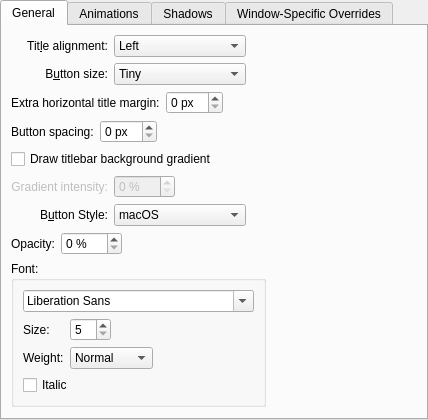
<?xml version="1.0" encoding="UTF-8"?>
<ui version="4.0">
 <class>BreezeConfigurationUI</class>
 <widget class="QWidget" name="BreezeConfigurationUI">
  <property name="geometry">
   <rect>
    <x>0</x>
    <y>0</y>
    <width>428</width>
    <height>418</height>
   </rect>
  </property>
  <layout class="QVBoxLayout" name="verticalLayout">
   <property name="margin">
    <number>0</number>
   </property>
   <item>
    <widget class="QTabWidget" name="tabWidget">
     <property name="currentIndex">
      <number>0</number>
     </property>
     <widget class="QWidget" name="tab">
      <attribute name="title">
       <string>General</string>
      </attribute>
      <layout class="QGridLayout" name="gridLayout_4">
       <item row="0" column="0">
        <widget class="QLabel" name="label_3">
         <property name="text">
          <string>Tit&amp;le alignment:</string>
         </property>
         <property name="alignment">
          <set>Qt::AlignRight|Qt::AlignTrailing|Qt::AlignVCenter</set>
         </property>
         <property name="buddy">
          <cstring>titleAlignment</cstring>
         </property>
        </widget>
       </item>
       <item row="0" column="1">
        <widget class="QComboBox" name="titleAlignment">
         <item>
          <property name="text">
           <string>Left</string>
          </property>
         </item>
         <item>
          <property name="text">
           <string>Center</string>
          </property>
         </item>
         <item>
          <property name="text">
           <string>Center (Full Width)</string>
          </property>
         </item>
         <item>
          <property name="text">
           <string>Right</string>
          </property>
         </item>
        </widget>
       </item>
       <item row="0" column="2">
        <spacer name="horizontalSpacer">
         <property name="orientation">
          <enum>Qt::Horizontal</enum>
         </property>
         <property name="sizeHint" stdset="0">
          <size>
           <width>40</width>
           <height>20</height>
          </size>
         </property>
        </spacer>
       </item>
       <item row="1" column="0">
        <widget class="QLabel" name="label_4">
         <property name="text">
          <string>B&amp;utton size:</string>
         </property>
         <property name="alignment">
          <set>Qt::AlignRight|Qt::AlignTrailing|Qt::AlignVCenter</set>
         </property>
         <property name="buddy">
          <cstring>buttonSize</cstring>
         </property>
        </widget>
       </item>
       <item row="1" column="1">
        <widget class="QComboBox" name="buttonSize">
         <item>
          <property name="text">
           <string>Tiny</string>
          </property>
         </item>
         <item>
          <property name="text">
           <string comment="@item:inlistbox Button size:">Small</string>
          </property>
         </item>
         <item>
          <property name="text">
           <string comment="@item:inlistbox Button size:">Medium</string>
          </property>
         </item>
         <item>
          <property name="text">
           <string comment="@item:inlistbox Button size:">Large</string>
          </property>
         </item>
         <item>
          <property name="text">
           <string comment="@item:inlistbox Button size:">Very Large</string>
          </property>
         </item>
        </widget>
       </item>
       <item row="2" column="0" colspan="3">
        <layout class="QHBoxLayout" name="horizontalLayout">
         <item>
          <widget class="QLabel" name="titleMarginLabel">
           <property name="text">
            <string>Extra horizontal title margin:</string>
           </property>
          </widget>
         </item>
         <item>
          <widget class="QSpinBox" name="titleMarginSpinBox">
           <property name="suffix">
            <string> px</string>
           </property>
          </widget>
         </item>
         <item>
          <spacer name="horizontalSpacer_8">
           <property name="orientation">
            <enum>Qt::Horizontal</enum>
           </property>
           <property name="sizeHint" stdset="0">
            <size>
             <width>40</width>
             <height>20</height>
            </size>
           </property>
          </spacer>
         </item>
        </layout>
       </item>
       <item row="3" column="0" colspan="3">
        <layout class="QHBoxLayout" name="horizontalLayout_2">
         <item>
          <widget class="QLabel" name="btnSpacingLabel">
           <property name="text">
            <string>Button spacing:</string>
           </property>
          </widget>
         </item>
         <item>
          <widget class="QSpinBox" name="btnSpacingSpinBox">
           <property name="suffix">
            <string> px</string>
           </property>
           <property name="prefix">
            <string/>
           </property>
          </widget>
         </item>
         <item>
          <spacer name="horizontalSpacer_7">
           <property name="orientation">
            <enum>Qt::Horizontal</enum>
           </property>
           <property name="sizeHint" stdset="0">
            <size>
             <width>40</width>
             <height>20</height>
            </size>
           </property>
          </spacer>
         </item>
        </layout>
       </item>
       <item row="4" column="0" colspan="3">
        <widget class="QCheckBox" name="drawBackgroundGradient">
         <property name="text">
          <string>Draw titlebar background gradient</string>
         </property>
        </widget>
       </item>
       <item row="5" column="0">
        <widget class="QLabel" name="label_7">
         <property name="enabled">
          <bool>false</bool>
         </property>
         <property name="text">
          <string>Gradient intensity:</string>
         </property>
         <property name="alignment">
          <set>Qt::AlignRight|Qt::AlignTrailing|Qt::AlignVCenter</set>
         </property>
        </widget>
       </item>
       <item row="5" column="1" alignment="Qt::AlignLeft">
        <widget class="QSpinBox" name="gradientSpinBox">
         <property name="enabled">
          <bool>false</bool>
         </property>
         <property name="suffix">
          <string> %</string>
         </property>
         <property name="maximum">
          <number>100</number>
         </property>
        </widget>
       </item>
       <item row="6" column="0">
        <widget class="QLabel" name="label_4">
         <property name="text">
          <string>B&amp;utton Style:</string>
         </property>
         <property name="alignment">
          <set>Qt::AlignRight|Qt::AlignTrailing|Qt::AlignVCenter</set>
         </property>
         <property name="buddy">
          <cstring>buttonStyle</cstring>
         </property>
        </widget>
       </item>
       <item row="6" column="1">
        <widget class="QComboBox" name="buttonStyle">
         <item>
          <property name="text">
           <string>macOS</string>
          </property>
         </item>
         <item>
          <property name="text">
           <string>Aqua</string>
          </property>
         </item>
         <item>
          <property name="text">
           <string>Sunken</string>
          </property>
         </item>
         <item>
          <property name="text">
           <string>Plasma</string>
          </property>
         </item>
        </widget>
       </item>
       <item row="7" column="0" colspan="3">
        <layout class="QGridLayout" name="gridLayout_2" columnstretch="0,0,0,1">
         <item row="0" column="0">
          <widget class="QLabel" name="label_6">
           <property name="text">
            <string>Opacity:</string>
           </property>
          </widget>
         </item>
         <item row="0" column="1">
          <widget class="QSpinBox" name="opacitySpinBox">
           <property name="suffix">
            <string> %</string>
           </property>
           <property name="maximum">
            <number>100</number>
           </property>
          </widget>
         </item>
         <item row="0" column="2">
          <spacer name="horizontalSpacer_6">
           <property name="orientation">
            <enum>Qt::Horizontal</enum>
           </property>
           <property name="sizeHint" stdset="0">
            <size>
             <width>5</width>
             <height>5</height>
            </size>
           </property>
          </spacer>
         </item>
         <item row="1" column="0" colspan="3">
          <widget class="QGroupBox" name="groupBox">
           <property name="title">
            <string>Font:</string>
           </property>
           <layout class="QGridLayout" name="gridLayout_3">
            <item row="0" column="0" colspan="5">
             <widget class="QFontComboBox" name="fontComboBox"/>
            </item>
            <item row="1" column="1" alignment="Qt::AlignLeft">
             <widget class="QSpinBox" name="fontSizeSpinBox">
              <property name="minimum">
               <number>5</number>
              </property>
              <property name="maximum">
               <number>50</number>
              </property>
             </widget>
            </item>
            <item row="1" column="0">
             <widget class="QLabel" name="label_9">
              <property name="text">
               <string>Size:</string>
              </property>
             </widget>
            </item>
            <item row="1" column="4">
             <spacer name="horizontalSpacer_3">
              <property name="orientation">
               <enum>Qt::Horizontal</enum>
              </property>
              <property name="sizeHint" stdset="0">
               <size>
                <width>5</width>
                <height>5</height>
               </size>
              </property>
             </spacer>
            </item>
            <item row="2" column="0">
             <widget class="QLabel" name="label_8">
              <property name="text">
               <string>Weight:</string>
              </property>
             </widget>
            </item>
            <item row="2" column="1">
             <widget class="QComboBox" name="weightComboBox">
              <property name="currentIndex">
               <number>0</number>
              </property>
              <item>
               <property name="text">
                <string>Normal</string>
               </property>
              </item>
              <item>
               <property name="text">
                <string>Medium</string>
               </property>
              </item>
              <item>
               <property name="text">
                <string>DemiBold</string>
               </property>
              </item>
              <item>
               <property name="text">
                <string>Bold</string>
               </property>
              </item>
              <item>
               <property name="text">
                <string>ExtraBold</string>
               </property>
              </item>
              <item>
               <property name="text">
                <string>Black</string>
               </property>
              </item>
             </widget>
            </item>
            <item row="3" column="0" colspan="2">
             <widget class="QCheckBox" name="italicCheckBox">
              <property name="text">
               <string>Italic</string>
              </property>
             </widget>
            </item>
           </layout>
          </widget>
         </item>
         <item row="1" column="3">
          <spacer name="horizontalSpacer_2">
           <property name="orientation">
            <enum>Qt::Horizontal</enum>
           </property>
           <property name="sizeHint" stdset="0">
            <size>
             <width>5</width>
             <height>5</height>
            </size>
           </property>
          </spacer>
         </item>
        </layout>
       </item>
       <item row="8" column="0" colspan="3">
        <spacer name="verticalSpacer">
         <property name="orientation">
          <enum>Qt::Vertical</enum>
         </property>
         <property name="sizeHint" stdset="0">
          <size>
           <width>20</width>
           <height>40</height>
          </size>
         </property>
        </spacer>
       </item>
      </layout>
     </widget>
     <widget class="QWidget" name="tab_2">
      <attribute name="title">
       <string>Animations</string>
      </attribute>
      <layout class="QGridLayout" name="gridLayout_5">
       <item row="0" column="0" colspan="3">
        <widget class="QCheckBox" name="animationsEnabled">
         <property name="text">
          <string>Enable animations</string>
         </property>
        </widget>
       </item>
       <item row="1" column="0">
        <widget class="QLabel" name="animationsDurationLabel">
         <property name="enabled">
          <bool>false</bool>
         </property>
         <property name="text">
          <string>Anima&amp;tions duration:</string>
         </property>
         <property name="alignment">
          <set>Qt::AlignRight|Qt::AlignTrailing|Qt::AlignVCenter</set>
         </property>
         <property name="buddy">
          <cstring>animationsDuration</cstring>
         </property>
        </widget>
       </item>
       <item row="1" column="1">
        <widget class="QSpinBox" name="animationsDuration">
         <property name="enabled">
          <bool>false</bool>
         </property>
         <property name="suffix">
          <string> ms</string>
         </property>
         <property name="maximum">
          <number>500</number>
         </property>
        </widget>
       </item>
       <item row="1" column="2">
        <spacer name="horizontalSpacer_4">
         <property name="orientation">
          <enum>Qt::Horizontal</enum>
         </property>
         <property name="sizeHint" stdset="0">
          <size>
           <width>40</width>
           <height>20</height>
          </size>
         </property>
        </spacer>
       </item>
       <item row="2" column="0" colspan="3">
        <spacer name="verticalSpacer_2">
         <property name="orientation">
          <enum>Qt::Vertical</enum>
         </property>
         <property name="sizeHint" stdset="0">
          <size>
           <width>20</width>
           <height>40</height>
          </size>
         </property>
        </spacer>
       </item>
      </layout>
     </widget>
     <widget class="QWidget" name="tab_4">
      <attribute name="title">
       <string>Shadows</string>
      </attribute>
      <layout class="QGridLayout" name="gridLayout">
       <item row="0" column="0">
        <widget class="QLabel" name="label">
         <property name="text">
          <string>Si&amp;ze:</string>
         </property>
         <property name="alignment">
          <set>Qt::AlignRight|Qt::AlignTrailing|Qt::AlignVCenter</set>
         </property>
         <property name="buddy">
          <cstring>shadowSize</cstring>
         </property>
        </widget>
       </item>
       <item row="0" column="1">
        <widget class="QComboBox" name="shadowSize">
         <item>
          <property name="text">
           <string comment="@item:inlistbox Button size:">None</string>
          </property>
         </item>
         <item>
          <property name="text">
           <string comment="@item:inlistbox Button size:">Small</string>
          </property>
         </item>
         <item>
          <property name="text">
           <string comment="@item:inlistbox Button size:">Medium</string>
          </property>
         </item>
         <item>
          <property name="text">
           <string comment="@item:inlistbox Button size:">Large</string>
          </property>
         </item>
         <item>
          <property name="text">
           <string comment="@item:inlistbox Button size:">Very Large</string>
          </property>
         </item>
        </widget>
       </item>
       <item row="1" column="0">
        <widget class="QLabel" name="label_2">
         <property name="text">
          <string comment="strength of the shadow (from transparent to opaque)">S&amp;trength:</string>
         </property>
         <property name="alignment">
          <set>Qt::AlignRight|Qt::AlignTrailing|Qt::AlignVCenter</set>
         </property>
         <property name="buddy">
          <cstring>shadowStrength</cstring>
         </property>
        </widget>
       </item>
       <item row="1" column="1">
        <widget class="QSpinBox" name="shadowStrength">
         <property name="suffix">
          <string>%</string>
         </property>
         <property name="minimum">
          <number>10</number>
         </property>
         <property name="maximum">
          <number>100</number>
         </property>
        </widget>
       </item>
       <item row="1" column="2">
        <spacer name="horizontalSpacer_5">
         <property name="orientation">
          <enum>Qt::Horizontal</enum>
         </property>
         <property name="sizeHint" stdset="0">
          <size>
           <width>40</width>
           <height>20</height>
          </size>
         </property>
        </spacer>
       </item>
       <item row="2" column="0">
        <widget class="QLabel" name="label_5">
         <property name="text">
          <string>Color:</string>
         </property>
         <property name="alignment">
          <set>Qt::AlignRight|Qt::AlignTrailing|Qt::AlignVCenter</set>
         </property>
        </widget>
       </item>
       <item row="2" column="1">
        <widget class="KColorButton" name="shadowColor"/>
       </item>
       <item row="3" column="0" colspan="3">
        <spacer name="verticalSpacer_3">
         <property name="orientation">
          <enum>Qt::Vertical</enum>
         </property>
         <property name="sizeHint" stdset="0">
          <size>
           <width>20</width>
           <height>40</height>
          </size>
         </property>
        </spacer>
       </item>
      </layout>
     </widget>
     <widget class="QWidget" name="tab_3">
      <attribute name="title">
       <string>Window-Specific Overrides</string>
      </attribute>
      <layout class="QVBoxLayout" name="verticalLayout_3">
       <item>
        <widget class="Breeze::ExceptionListWidget" name="exceptions" native="true">
         <property name="sizePolicy">
          <sizepolicy hsizetype="Preferred" vsizetype="Expanding">
           <horstretch>0</horstretch>
           <verstretch>0</verstretch>
          </sizepolicy>
         </property>
        </widget>
       </item>
      </layout>
     </widget>
    </widget>
   </item>
  </layout>
 </widget>
 <customwidgets>
  <customwidget>
   <class>KColorButton</class>
   <extends>QPushButton</extends>
   <header>kcolorbutton.h</header>
  </customwidget>
  <customwidget>
   <class>Breeze::ExceptionListWidget</class>
   <extends>QWidget</extends>
   <header>config/breezeexceptionlistwidget.h</header>
   <container>1</container>
  </customwidget>
 </customwidgets>
 <resources/>
 <connections>
  <connection>
   <sender>animationsEnabled</sender>
   <signal>toggled(bool)</signal>
   <receiver>animationsDurationLabel</receiver>
   <slot>setEnabled(bool)</slot>
   <hints>
    <hint type="sourcelabel">
     <x>34</x>
     <y>194</y>
    </hint>
    <hint type="destinationlabel">
     <x>84</x>
     <y>221</y>
    </hint>
   </hints>
  </connection>
  <connection>
   <sender>animationsEnabled</sender>
   <signal>toggled(bool)</signal>
   <receiver>animationsDuration</receiver>
   <slot>setEnabled(bool)</slot>
   <hints>
    <hint type="sourcelabel">
     <x>108</x>
     <y>194</y>
    </hint>
    <hint type="destinationlabel">
     <x>141</x>
     <y>229</y>
    </hint>
   </hints>
  </connection>
  <connection>
   <sender>drawBackgroundGradient</sender>
   <signal>toggled(bool)</signal>
   <receiver>gradientSpinBox</receiver>
   <slot>setEnabled(bool)</slot>
   <hints>
    <hint type="sourcelabel">
     <x>222</x>
     <y>160</y>
    </hint>
    <hint type="destinationlabel">
     <x>166</x>
     <y>188</y>
    </hint>
   </hints>
  </connection>
  <connection>
   <sender>drawBackgroundGradient</sender>
   <signal>toggled(bool)</signal>
   <receiver>label_7</receiver>
   <slot>setEnabled(bool)</slot>
   <hints>
    <hint type="sourcelabel">
     <x>222</x>
     <y>160</y>
    </hint>
    <hint type="destinationlabel">
     <x>64</x>
     <y>57</y>
    </hint>
   </hints>
  </connection>
 </connections>
</ui>
